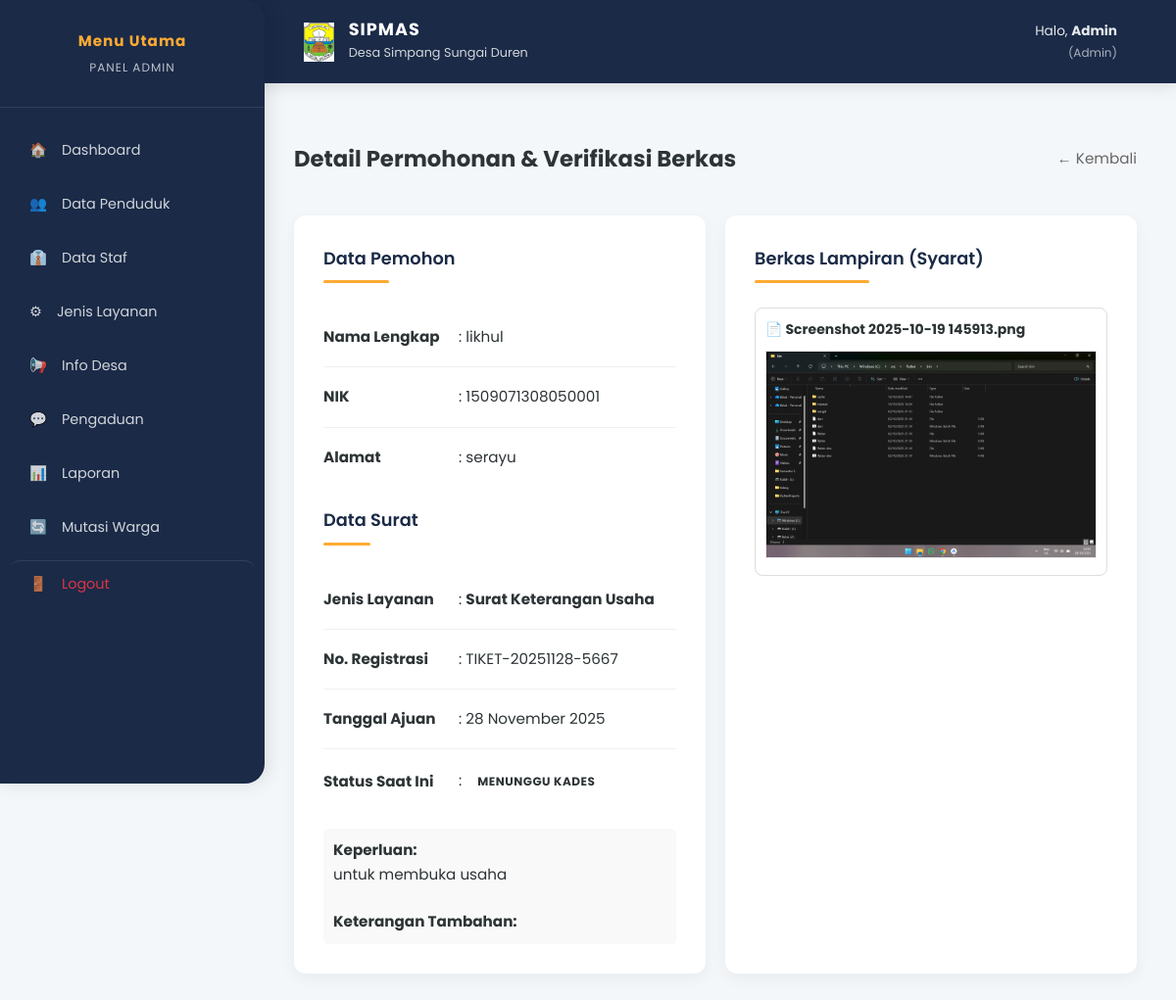
Page /index.php?page=detail_permohonan&id=11 (signed in) on the earlier database version.
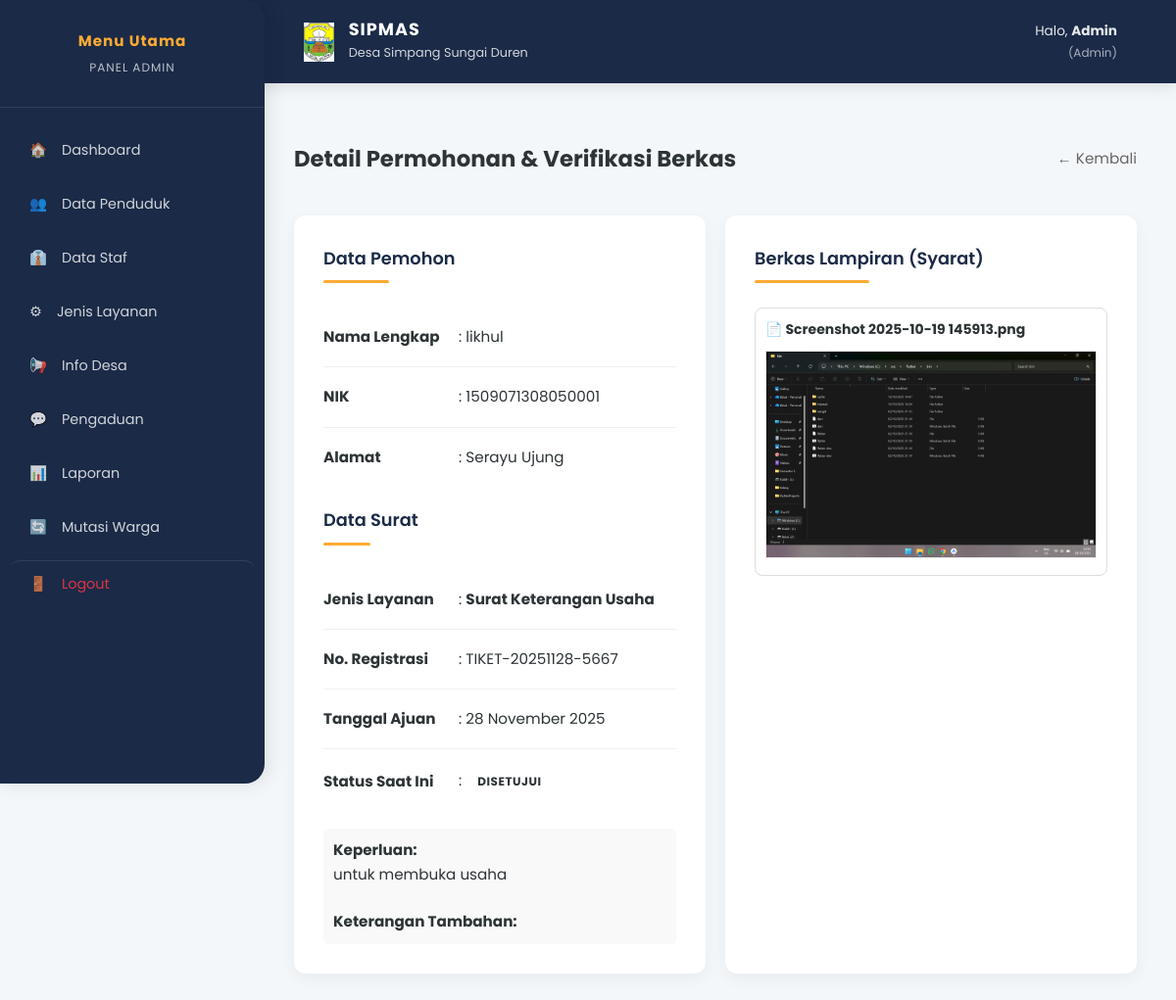
Same page on the later database version.
### tables this page shows
CREATE TABLE `permohonan` (
  `id` int(11) NOT NULL,
  `user_id` int(11) NOT NULL,
  `layanan_id` int(11) NOT NULL,
  `nomor_tiket` varchar(50) NOT NULL,
  `data_pengaju` text DEFAULT NULL,
  `status` enum('pending','verifikasi_admin','menunggu_kades','disetujui','ditolak','selesai') DEFAULT 'pending',
  `diverifikasi_oleh_admin_id` int(11) DEFAULT NULL,
  `disetujui_oleh_kades_id` int(11) DEFAULT NULL,
  `ditolak_oleh_admin_id` int(11) DEFAULT NULL,
  `keterangan_status` text DEFAULT NULL,
  `status_arsip` tinyint(1) DEFAULT 0,
  `created_at` timestamp NOT NULL DEFAULT current_timestamp(),
  `updated_at` timestamp NOT NULL DEFAULT current_timestamp() ON UPDATE current_timestamp()
);

CREATE TABLE `users` (
  `id` int(11) NOT NULL,
  `role` enum('admin','kades','masyarakat') NOT NULL,
  `nik` char(16) DEFAULT NULL,
  `nama_lengkap` varchar(150) NOT NULL,
  `tempat_lahir` varchar(50) DEFAULT NULL,
  `tanggal_lahir` date DEFAULT NULL,
  `jenis_kelamin` enum('Laki-laki','Perempuan') DEFAULT NULL,
  `agama` varchar(20) DEFAULT NULL,
  `status_perkawinan` enum('Belum Kawin','Kawin','Cerai Hidup','Cerai Mati') DEFAULT NULL,
  `pekerjaan` varchar(50) DEFAULT NULL,
  `email` varchar(100) NOT NULL,
  `password` varchar(255) NOT NULL,
  `no_hp` varchar(20) DEFAULT NULL,
  `alamat` text DEFAULT NULL,
  `jabatan` varchar(100) DEFAULT NULL,
  `status_kependudukan` enum('Tetap','Pindah','Meninggal') DEFAULT 'Tetap',
  `status_akun` tinyint(1) DEFAULT 1,
  `created_at` timestamp NOT NULL DEFAULT current_timestamp(),
  `updated_at` timestamp NOT NULL DEFAULT current_timestamp() ON UPDATE current_timestamp()
);

CREATE TABLE `jenis_layanan` (
  `id` int(11) NOT NULL,
  `nama_layanan` varchar(100) NOT NULL,
  `kode_surat` varchar(20) NOT NULL,
  `syarat_dokumen` text DEFAULT NULL,
  `is_active` tinyint(1) DEFAULT 1
);

### controllers/PermohonanController.php (called while the page is built, shortened)
<?php
class PermohonanController {
    private $conn;
    public function __construct($db) {
        $this->conn = $db;
    }
    public function getDetailPermohonan($id) {
        $sql = "SELECT p.*,
                       u.nama_lengkap, u.nik, u.alamat,
                       u.tempat_lahir, u.tanggal_lahir, u.jenis_kelamin, u.agama, u.pekerjaan, u.status_perkawinan,
                       l.nama_layanan, l.kode_surat,
                       sd.nomor_surat_resmi, sd.tanggal_dibuat as tgl_surat
                FROM permohonan p
                JOIN users u ON p.user_id = u.id
                JOIN jenis_layanan l ON p.layanan_id = l.id
                LEFT JOIN surat_digital sd ON sd.permohonan_id = p.id
                WHERE p.id = ?";
        $stmt = $this->conn->prepare($sql);
        $stmt->execute([$id]);
        $data = $stmt->fetch();
        if ($data) {
            $stmtDoc = $this->conn->prepare("SELECT * FROM dokumen_pendukung WHERE permohonan_id = ?");
            $stmtDoc->execute([$id]);
            $data->dokumen = $stmtDoc->fetchAll();
        }
        return $data;
    }
}
?>

### views/admin/detail.php (the view, shortened to what the changed rows need)
<section id="detail-permohonan">
    <div style="display: flex; justify-content: space-between; align-items: center; margin-bottom: 20px;">
        <h2>Detail Permohonan & Verifikasi Berkas</h2>
        <a href="javascript:history.back()" style="text-decoration: none; color: #666;">&larr; Kembali</a>
    </div>
    <div style="display: flex; gap: 20px; flex-wrap: wrap;">
        <div class="card" style="flex: 1; min-width: 300px;">
            <h3>Data Pemohon</h3>
            <table style="width: 100%; border: none;">
                <tr>
                    <td style="width: 120px; font-weight: bold; padding: 8px 0;">Nama Lengkap</td>
                    <td>: <?= $detail->nama_lengkap ?></td>
                </tr>
                <tr>
                    <td style="font-weight: bold; padding: 8px 0;">NIK</td>
                    <td>: <?= $detail->nik ?? '-' ?></td>
                </tr>
                <tr>
                    <td style="font-weight: bold; padding: 8px 0;">Alamat</td>
                    <td>: <?= $detail->alamat ?></td>
                </tr>
            </table>
            <h3 style="margin-top: 20px;">Data Surat</h3>
            <table style="width: 100%; border: none;">
                <tr>
                    <td style="width: 120px; font-weight: bold; padding: 8px 0;">Jenis Layanan</td>
                    <td>: <strong><?= $detail->nama_layanan ?></strong></td>
                </tr>
                <tr>
                    <td style="font-weight: bold; padding: 8px 0;">No. Registrasi</td>
                    <td>: <?= $detail->nomor_tiket ?></td>
                </tr>
                <tr>
                    <td style="font-weight: bold; padding: 8px 0;">Tanggal Ajuan</td>
                    <td>: <?= date('d F Y', strtotime($detail->created_at)) ?></td>
                </tr>
                <tr>
                    <td style="font-weight: bold; padding: 8px 0;">Status Saat Ini</td>
                    <td>: <span class="badge"><?= strtoupper(str_replace('_', ' ', $detail->status)) ?></span></td>
                </tr>
            </table>
            <?php
                $infoTambahan = json_decode($detail->data_pengaju, true);
            ?>
            <div style="margin-top: 15px; background: #f9f9f9; padding: 10px; border-radius: 5px;">
                <strong>Keperluan:</strong><br>
                <?= $infoTambahan['keperluan'] ?? '-' ?><br><br>
                <strong>Keterangan Tambahan:</strong><br>
            </div>
        </div>
        <div class="card" style="flex: 1; min-width: 300px;">
            <h3>Berkas Lampiran (Syarat)</h3>
            <?php if(empty($detail->dokumen)): ?>
                <p style="color: red;">Tidak ada dokumen yang diunggah.</p>
            <?php else: ?>
                <div style="display: grid; gap: 15px;">
                    <?php foreach($detail->dokumen as $doc): ?>
                        <div style="border: 1px solid #ddd; padding: 10px; border-radius: 8px;">
                            <p style="margin: 0 0 10px 0; font-weight: bold; font-size: 14px;">
                                📄 <?= $doc->nama_file ?>
                            </p>
                            <?php
                                $ext = pathinfo($doc->path_file, PATHINFO_EXTENSION);
                                if(in_array(strtolower($ext), ['jpg', 'jpeg', 'png'])):
                            ?>
                                <img src="<?= $doc->path_file ?>" alt="Preview Dokumen" style="width: 100%; max-height: 300px; object-fit: contain; border: 1px solid #eee;">
                            <?php else: ?>
                                <a href="<?= $doc->path_file ?>" target="_blank" class="btn-primary" style="display: block; text-align: center; text-decoration: none; padding: 10px; background: #17a2b8; color: white; border-radius: 5px;">
                                    Lihat Dokumen PDF
                                </a>
                            <?php endif; ?>
                        </div>
                    <?php endforeach; ?>
                </div>
            <?php endif; ?>
        </div>
    </div>
</section>

Differences in the rows shown:
changed permohonan "TIKET-20251128-5667": user.alamat "serayu" → "Serayu Ujung"; status "MENUNGGU KADES" → "DISETUJUI"
